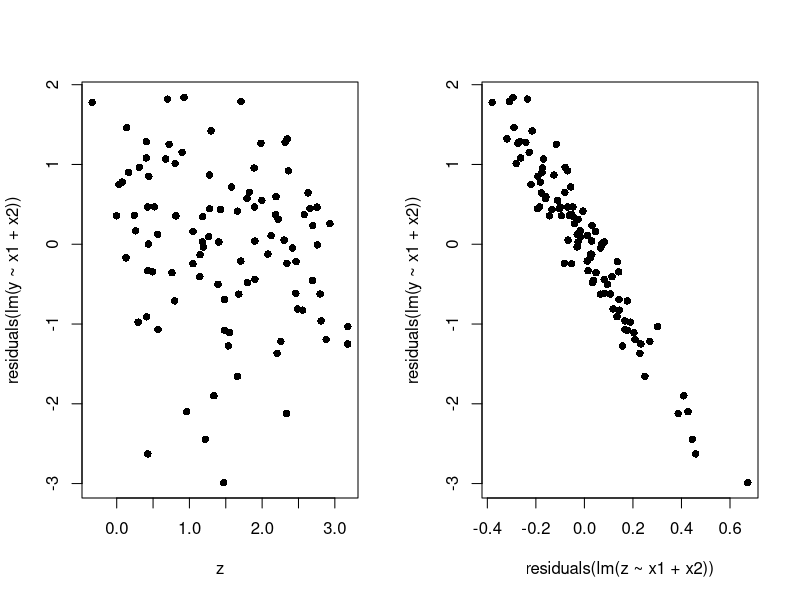

R code for this plot:
## ---- chunk 1
FAV <- read.table("../data/FEV.dat", header = TRUE)
knitr::kable(head(FAV))
## ---- chunk 2
Anorexia <- read.table("../data/Anorexia.dat", header = TRUE)
knitr::kable(head(Anorexia))
## ---- chunk 3
#| fig-align: center
#| fig-width: 10
#| fig-height: 5
set.seed(123)
x1 <- runif(100, 0, 1)
x2 <- runif(100, 0, 1)
z <- 3 * x1 + rnorm(100, 0, 0.2)
y <- 1 + x1 + x2 - 5 * z + rnorm(100, 0, 0.3)

par(mfrow=c(1, 2))
plot(z, residuals(lm(y ~ x1 + x2)), pch = 16)
plot(residuals(lm(z ~ x1 + x2)), residuals(lm(y ~ x1 + x2)), pch = 16)
